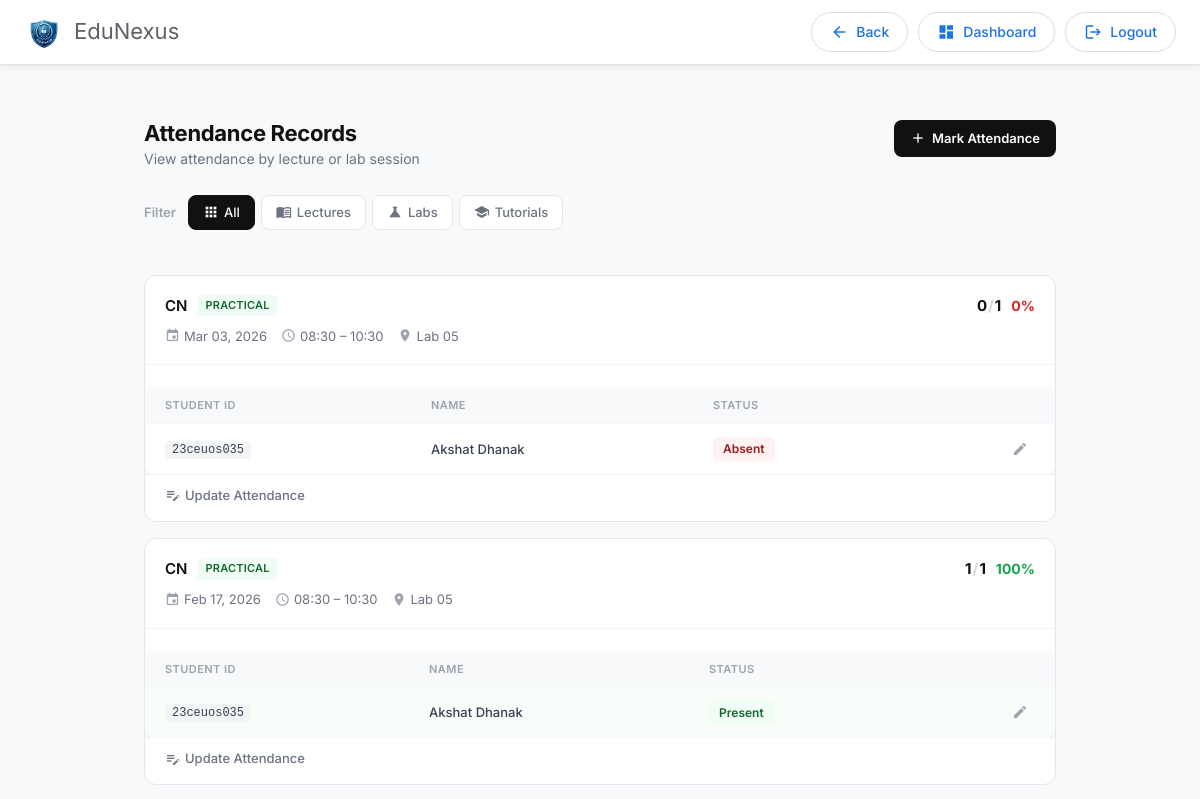
/faculty_app/show_student_attendance (signed in, upper part), run on an earlier commit of the app's database.
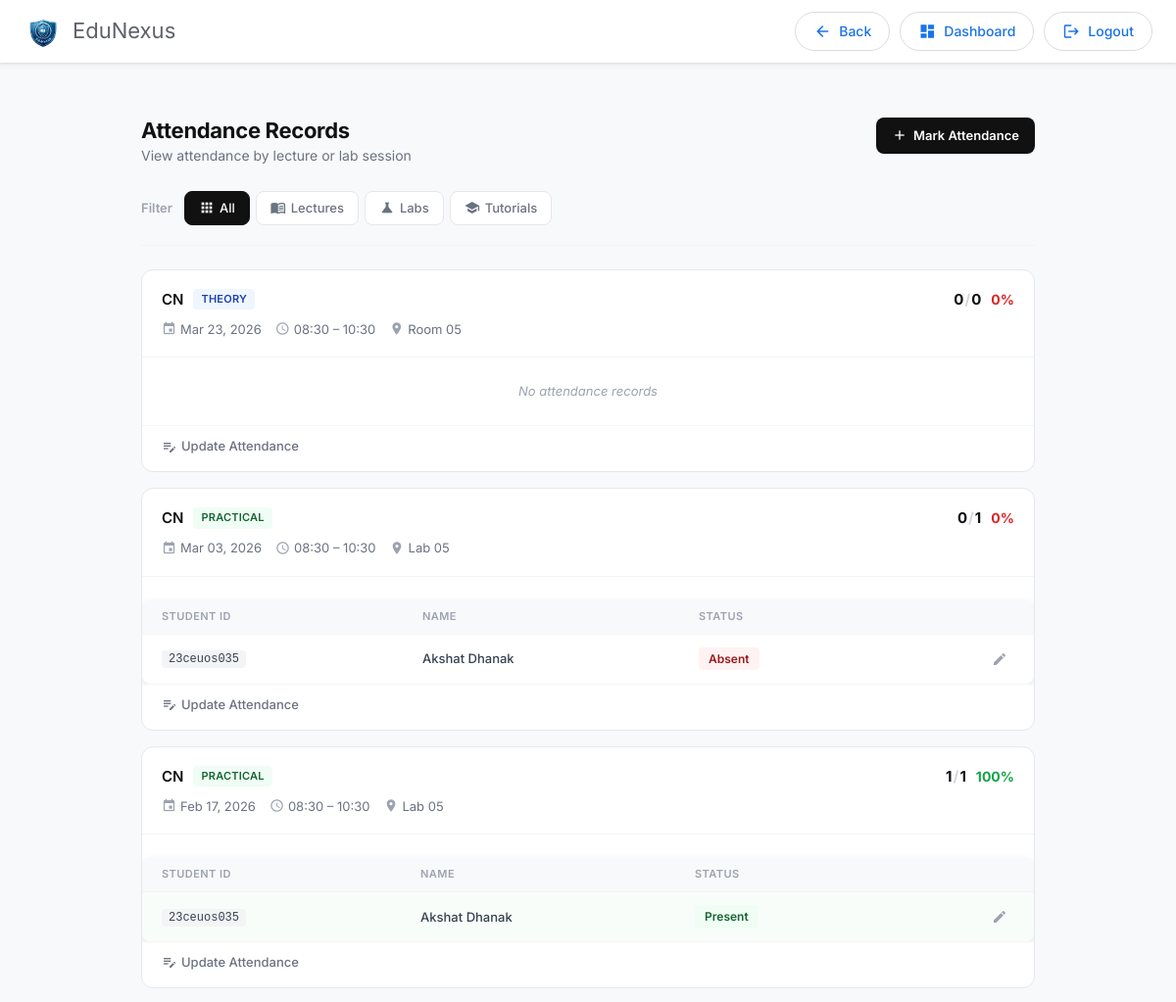
And on a later commit of the database.
### admin_app/models.py (models this page shows, shortened)
class Lecture(models.Model):
    TYPE_CHOICES = [
        ('theory', 'Theory'),
        ('practical', 'Practical'),
        ('tutorial', 'Tutorial'),
    ]
    subject_offering = models.ForeignKey(SubjectOffering, on_delete=models.CASCADE, related_name='lectures')
    date = models.DateField()
    start_time = models.TimeField()
    end_time = models.TimeField()
    lecture_type = models.CharField(max_length=20, choices=TYPE_CHOICES, default='theory')
    room_number = models.CharField(max_length=20, blank=True, null=True)
    faculty = models.ForeignKey(Faculty, on_delete=models.PROTECT, related_name='conducted_lectures')
    is_conducted = models.BooleanField(default=True)
    created_at = models.DateTimeField(auto_now_add=True)
    class Meta:
        ordering = ['date', 'start_time']

class SubjectOffering(models.Model):
    subject = models.ForeignKey(Subject, on_delete=models.PROTECT, related_name='offerings')
    academic_year = models.CharField(max_length=10)  # e.g., "2025-26"
    division = models.CharField(max_length=5)  # e.g., "A", "B", "C"
    faculty = models.ForeignKey('Faculty', on_delete=models.PROTECT, related_name='teaching_subjects')
    max_students = models.IntegerField(default=60)
    created_at = models.DateTimeField(auto_now_add=True)
    class Meta:
        ordering = ['academic_year', 'subject', 'division']
        unique_together = ['subject', 'academic_year', 'division']

class Subject(models.Model):
    code = models.CharField(max_length=20, unique=True)   # e.g., "23CE610"
    name = models.CharField(max_length=200, unique=True)  # e.g., "ADVANCED COMPUTER ARCHITECTURE"
    credits = models.IntegerField(default=4)
    semester = models.IntegerField(choices=[(i, f"Semester {i}") for i in range(1, 9)])
    is_elective = models.BooleanField(default=False)
    department = models.ForeignKey(Department, on_delete=models.PROTECT, related_name='subjects')
    syllabus_url = models.URLField(blank=True, null=True)
    created_at = models.DateTimeField(auto_now_add=True)
    class Meta:
        ordering = ['semester', 'code']
        unique_together = ['code', 'department']

class Attendance(models.Model):
    STATUS_CHOICES = [
        ('present', 'Present'),
        ('absent', 'Absent'),
        ('late', 'Late'),
    ]
    lecture = models.ForeignKey(Lecture, on_delete=models.CASCADE, related_name='attendances')
    student = models.ForeignKey(Student, on_delete=models.CASCADE, related_name='attendances')
    status = models.CharField(max_length=20, choices=STATUS_CHOICES, default='absent')
    marked_date = models.DateTimeField(auto_now=True)
    marked_by = models.ForeignKey(Faculty, on_delete=models.SET_NULL, null=True, blank=True, related_name='marked_attendances')
    face_recognized = models.BooleanField(default=False, null=True)
    created_at = models.DateTimeField(auto_now_add=True)
    class Meta:
        ordering = ['lecture', 'student']
        unique_together = ['lecture', 'student']

class Student(models.Model):
    STATUS_CHOICES = [
        ('active', 'Active'),
        ('graduated', 'Graduated'),
        ('suspended', 'Suspended'),
        ('dropped', 'Dropped'),
    ]
    BATCH_CHOICES = [
        ('A1', 'A1'),
        ('A2', 'A2'),
        ('A3', 'A3'),
        ('A4', 'A4'),
        ('B1', 'B1'),
        ('B2', 'B2'),
        ('B3', 'B3'),
        ('B4', 'B4'),
    ]
    user = models.OneToOneField(CustomUser, on_delete=models.CASCADE, related_name='student_profile')
    roll_number = models.CharField(max_length=20, unique=True)
    name = models.CharField(max_length=200)
    degree_program = models.ForeignKey(DegreeProgram, on_delete=models.PROTECT, related_name='enrolled_students', null=True, blank=True)
    semester = models.IntegerField(choices=[(i, f"Semester {i}") for i in range(1, 9)], default=1)
    division = models.CharField(max_length=5)  # A, B, C, etc.
    batch = models.CharField(max_length=10, choices=BATCH_CHOICES)
    graduation_date = models.DateField(blank=True, null=True)
    phone = models.CharField(max_length=15)
    blood_group = models.CharField(max_length=3, blank=True, null=True)
    date_of_birth = models.DateField(blank=True, null=True)
    address = models.TextField(blank=True, null=True)
    city = models.CharField(max_length=100, blank=True, null=True)
    state = models.CharField(max_length=100, blank=True, null=True)
    pincode = models.CharField(max_length=10, blank=True, null=True)
    father_name = models.CharField(max_length=100, blank=True, null=True)
    father_contact = models.CharField(max_length=15, blank=True, null=True)
    mother_name = models.CharField(max_length=100, blank=True, null=True)
    mother_contact = models.CharField(max_length=15, blank=True, null=True)
    image = models.ImageField(upload_to='student_photos/', default='default_student.jpg')
    face_encoding = models.TextField(blank=True, null=True)  # JSON encoded face descriptor
    status = models.CharField(max_length=20, choices=STATUS_CHOICES, default='active')
    created_at = models.DateTimeField(auto_now_add=True)
    updated_at = models.DateTimeField(auto_now=True)
    class Meta:
        ordering = ['degree_program', 'semester', 'roll_number']

### registration/models.py (models this page shows)
class CustomUser(AbstractUser):
    ROLE_CHOICES = [
        ("student", "Student"),
        ("faculty", "Faculty"),
        ("admin", "Admin"),
    ]
    role = models.CharField(max_length=10, choices=ROLE_CHOICES, default="student")

### faculty_app/views.py (the view)
# urls.py: path("show_student_attendance", views.show_student_attendance, name="show_student_attendance"),
@faculty_required
def show_student_attendance(request):
    faculty = Faculty.objects.get(user=request.user)
    filter_type = request.GET.get('filter', 'all')  # all, theory, practical, tutorial
    selected_lecture_id = request.GET.get('lecture_id')
    lectures = Lecture.objects.filter(faculty=faculty).select_related('subject_offering', 'subject_offering__subject').order_by('-date')
    if filter_type != 'all' and filter_type in ['theory', 'practical', 'tutorial']:
        lectures = lectures.filter(lecture_type=filter_type)
    if selected_lecture_id:
        lectures = lectures.filter(id=selected_lecture_id)
    lecture_data = []
    for lecture in lectures:
        attendances = (
            Attendance.objects
            .filter(lecture=lecture)
            .select_related('student', 'student__user')
            .order_by('student__semester', 'student__name')
        )
        present_count = attendances.filter(status='present').count()
        total_count = attendances.count()
        semester_groups = defaultdict(list)
        for att in attendances:
            semester_groups[att.student.semester].append(att)
        ordered_groups = sorted(semester_groups.items(), key=lambda x: x[0])
        lecture_data.append({
            'lecture': lecture,
            'slot_type': lecture.lecture_type,
            'slot_type_display': lecture.get_lecture_type_display(),
            'attendances': attendances,
            'semester_groups': ordered_groups,
            'present_count': present_count,
            'total_count': total_count,
            'attendance_percentage': (present_count / total_count * 100) if total_count > 0 else 0,
        })
    context = {
        'lecture_data': lecture_data,
        'filter_type': filter_type,
        'selected_lecture_id': selected_lecture_id,
        'faculty': faculty,
    }
    return render(request, "faculty_app/show_student_attendance.html", context)

### faculty_app/views.py (called while the page is built)
def faculty_required(view_func):
    @wraps(view_func)
    def wrapper(request, *args, **kwargs):
        if not request.user.is_authenticated:
            return redirect("registration:login")  # Redirect unauthenticated users to login page
        if request.user.role == "faculty":
            return view_func(request, *args, **kwargs)
        logout(request)  # Log out unauthorized users
        return redirect("registration:login")  # Redirect unauthorized users
    return wrapper

### project1/context_processors.py (called while the page is built)
def session_timeout(request):
    return {
        'SESSION_TIMEOUT_SECONDS': getattr(settings, 'SESSION_COOKIE_AGE', 1800),
    }

### faculty_app/templates/faculty_app/show_student_attendance.html (shortened to what the changed rows need)
{% extends "layout.html" %}
{% block container %}
<div class="ar-page">
  <div class="ar-header">
    <div>
      <h1>Attendance Records</h1>
    </div>
  </div>
  {% if lecture_data %}
  <div class="ar-list">
    {% for item in lecture_data %}
    <div class="ar-record">
      <div class="ar-record-top">
        <div class="ar-record-info">
          <div class="ar-record-title-row">
            <span class="ar-subject">{{ item.lecture.subject_offering.subject.name }}</span>
            <span class="ar-type-tag ar-type-{{ item.slot_type }}">{{ item.slot_type_display }}</span>
          </div>
          <div class="ar-record-meta">
            <span><span class="material-icons">event</span>{{ item.lecture.date|date:"M d, Y" }}</span>
            <span><span class="material-icons">schedule</span>{{ item.lecture.start_time|time:"H:i" }} – {{ item.lecture.end_time|time:"H:i" }}</span>
            {% if item.lecture.room_number %}
            <span><span class="material-icons">room</span>{{ item.lecture.room_number }}</span>
            {% endif %}
          </div>
        </div>
        <div class="ar-record-stats">
          <span class="ar-stat-num">{{ item.present_count }}<span class="ar-stat-slash">/</span>{{ item.total_count }}</span>
          <span class="ar-stat-pct {% if item.attendance_percentage >= 75 %}ar-pct-good{% elif item.attendance_percentage >= 50 %}ar-pct-warn{% else %}ar-pct-bad{% endif %}">
            {{ item.attendance_percentage|floatformat:0 }}%
          </span>
        </div>
      </div>
      <div class="ar-table-wrap">
        {% if item.semester_groups %}
          {% for semester, group in item.semester_groups %}
          <div class="ar-sem-block">
            <table class="ar-table">
              <thead>
                <tr>
                  <th>Student ID</th>
                  <th>Name</th>
                  <th>Status</th>
                  <th></th>
                </tr>
              </thead>
              <tbody>
                {% for attendance in group %}
                <tr class="{% if attendance.status == 'present' %}ar-row-present{% endif %}">
                  <td><code class="ar-code">{{ attendance.student.user.username }}</code></td>
                  <td class="ar-name">{{ attendance.student.name }}</td>
                  <td>
                    {% if attendance.status == 'present' %}
                    <span class="ar-status ar-s-present">Present</span>
                    {% elif attendance.status == 'late' %}
                    <span class="ar-status ar-s-late">Late</span>
                    {% else %}
                    <span class="ar-status ar-s-absent">Absent</span>
                    {% endif %}
                  </td>
                  <td class="ar-edit-cell">
                    <a href="{% url 'faculty_app:edit_student_attendance' attendance.id %}" class="ar-edit-btn">
                      <span class="material-icons">edit</span>
                    </a>
                  </td>
                </tr>
                {% endfor %}
              </tbody>
            </table>
          </div>
          {% endfor %}
        {% else %}
          <div class="ar-table-empty">No attendance records</div>
        {% endif %}
      </div>
      <div class="ar-record-foot">
        <a href="{% url 'faculty_app:mark_student_attendance2' item.lecture.id %}" class="ar-update-link">
          <span class="material-icons">edit_note</span> Update Attendance
        </a>
      </div>
    </div>
    {% endfor %}
  </div>
  {% endif %}
</div>
{% endblock %}

What changed in the data, as far as the page shows it:
added Lecture: lecture.subject_offering.subject.name "CN", slot_type_display "THEORY", lecture "Mar 23, 2026", lecture.start_time "08:30", lecture.end_time "10:30", lecture.room_number "Room 05", present_count "0", total_count "0", attendance_percentage "0", shows "No attendance records"
